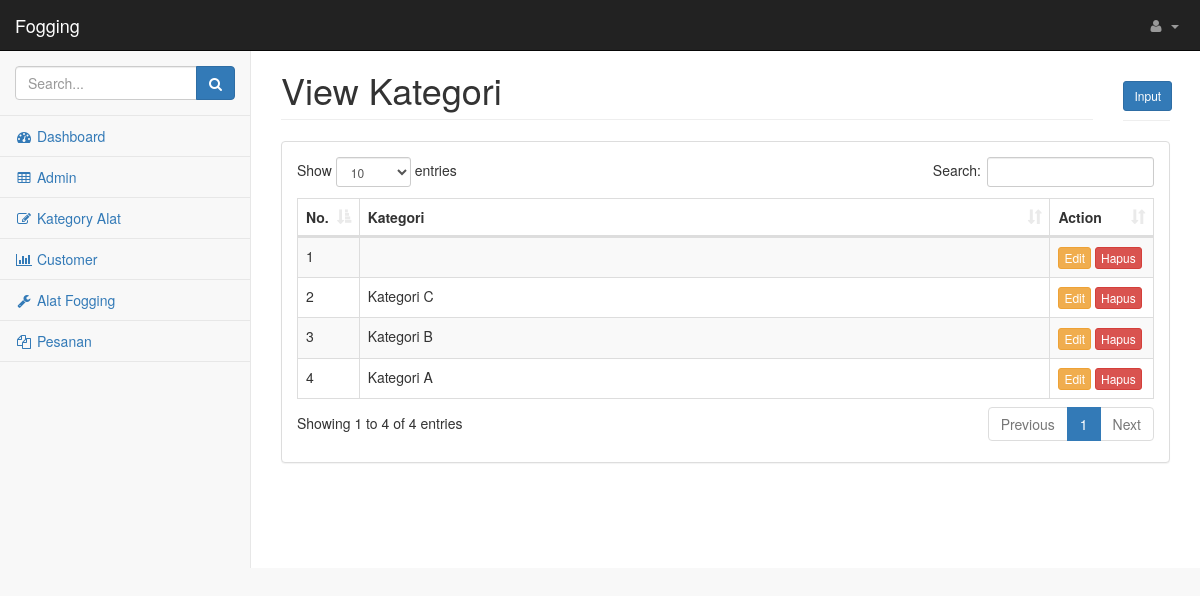
Page /index.php/kategori on the committed database.
### tables this page shows
CREATE TABLE `kategori_alat` (
  `id_kat` int(11) NOT NULL AUTO_INCREMENT,
  `kategori` varchar(50) DEFAULT NULL,
  PRIMARY KEY (`id_kat`)
);

### application/libraries/Template.php (called while the page is built)
<?php if ( ! defined('BASEPATH')) exit('No direct script access allowed');
class Template {
		var $template_data = array();
		function set($name, $value)
		{
			$this->template_data[$name] = $value;
		}
		function load($template = '', $view = '' , $view_data = array(), $return = FALSE)
		{
			$this->CI =& get_instance();
			$this->set('contents', $this->CI->load->view($view, $view_data, TRUE));
			return $this->CI->load->view($template, $this->template_data, $return);
		}
}

### application/controllers/Kategori.php (called while the page is built, shortened)
<?php
class Kategori extends CI_Controller {
	function index(){
        $data['data_view']= $this->kategori_model->get_data();
        $this->template->load('template', 'kategori/view', $data);
    }
}
?>

### index.php (called while the page is built, shortened)
<?php
require_once BASEPATH.'core/CodeIgniter.php';

### application/models/Kategori_model.php (called while the page is built, shortened)
<?php
class Kategori_model extends CI_Model
{
	function get_data(){
        $sql =  'SELECT  * FROM kategori_alat order by id_kat DESC ';
        $query = $this->db->query($sql)->result();
        return $query;
    }
}
?>

### application/views/kategori/view.php (the view, shortened to what this page needs)
<div class="row">
    <div class="col-lg-11">
        <h1 class="page-header">View Kategori</h1>
    </div>
    <div class="col-lg-1">
        <h1 class="page-header"><a class="btn btn-primary btn-sm" href="<?php echo base_url('kategori/form'); ?>">Input</a></h1>
    </div>
</div>
<div class="row">
    <div class="col-lg-12">
        <div class="panel panel-default">
            <div class="panel-body">
                <div class="table-responsive">
                    <table class="table table-striped table-bordered table-hover" id="dataTables-example">
                        <thead>
                            <tr>
                                <th width="5%">No.</th>
                                <th>Kategori</th>
                                <th width="12%">Action</th>
                            </tr>
                        </thead>
                        <tbody>
                        	<?php
                        	$no=0;
                        	foreach ($data_view as $key => $value) {
                        	$no 		= $no+1;
                        	?>
                            <tr class="odd gradeX">
                                <td><?php echo $no; ?></td>
                                <td><?php echo $value->kategori; ?></td>
                                <td>
                                <a class="btn btn-warning btn-xs" href="<?php echo base_url('kategori/edit/'.$value->id_kat); ?>">Edit</a>
                                <button class="btn btn-danger btn-xs" id="delete" data-id="<?php echo $value->id_kat; ?>" data-kategori="<?php echo $value->kategori; ?>">Hapus</button>
                                </td>
                            </tr>
                            <?php
                        	}
                            ?>
                        </tbody>
                    </table>
                </div>
            </div>
        </div>
    </div>
</div>

### assets/css/startmin.css (style rules this page uses)
body { background-color: #f8f8f8; }
table.dataTable thead .sorting, table.dataTable thead .sorting_asc, table.dataTable thead .sorting_desc, table.dataTable thead .sorting_asc_disabled, table.dataTable thead .sorting_desc_disabled { background: 0 0; }
table.dataTable thead .sorting_asc:after { content: "\f0de"; float: right; font-family: fontawesome; }
table.dataTable thead .sorting:after { content: "\f0dc"; float: right; font-family: fontawesome; color: rgba(50,50,50,.5); }

### rows in the picture
kategori_alat: kategori "Kategori C"
kategori_alat: kategori "Kategori B"
kategori_alat: kategori "Kategori A"
